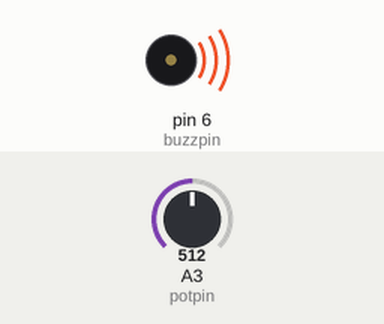
This sketch was run on a simulated Arduino Uno, built with avr-gcc and run on an emulated ATmega328P. Shown: buzzer (waves = sounding). The inputs (shaded band) are chosen by the test bench; at power-on: A3 (potpin) = 512. What the sketch prints to the serial monitor is not drawn.

Above: at 0.1 s.
Timing chart, 0 to 1.6 s (numbered marks = the images above):
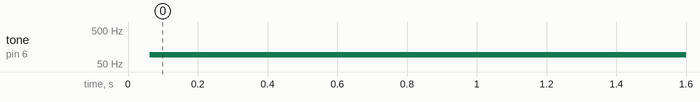

The sketch:

controlling_passivebuzzer_with_potentiometer.ino
```cpp
int potpin = A3;
int buzzpin = 6 ;
float potval;
int buzzdel;
int j;
void setup() {
pinMode(buzzpin,OUTPUT);
pinMode(potpin,INPUT);
Serial.begin(9600);
}

void loop() {
potval = analogRead(potpin);
buzzdel = ((9940./1023.)*potval) + 60. ;
Serial.println(potval);
digitalWrite(buzzpin,HIGH);
delayMicroseconds(buzzdel);
digitalWrite(buzzpin,LOW);
delayMicroseconds(buzzdel);


}
```

Measured:
- by itself, tone on pin 6 (buzzpin): silent → 94 Hz at 0.06 s
